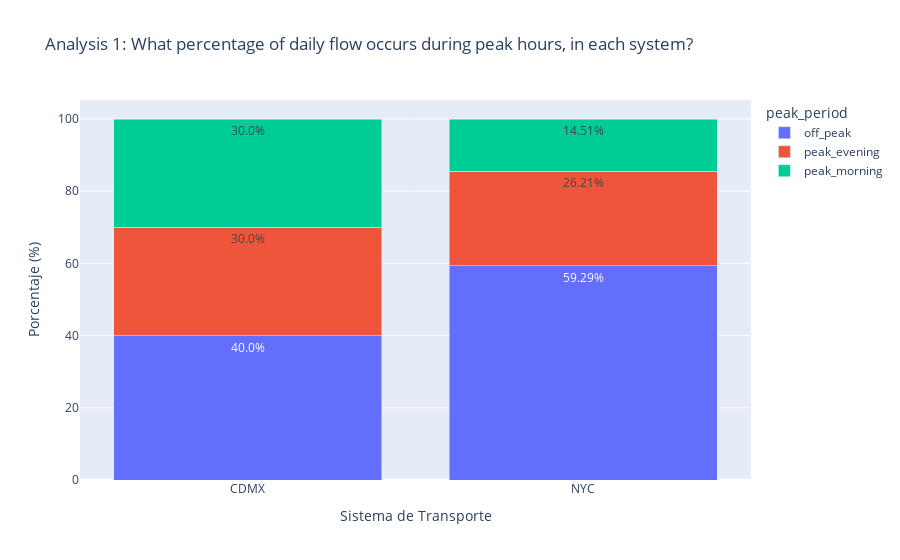

Notebook code cell kept with this figure:
### Code cell
import plotly.express as px

# CDMX ya actualizado arriba

# NYC: agrupación por periodo
nyc_totals = agg_nyc.groupby("peak_period")["total_entries"].sum().reset_index()
nyc_totals["system"] = "NYC"

# CDMX: agrupación por periodo
cdmx_totals = agg_cdmx_melted.groupby("peak_period")["total_entries"].sum().reset_index()
cdmx_totals["system"] = "CDMX"

# Combinar
combined_totals = pd.concat([cdmx_totals, nyc_totals], ignore_index=True)

# Convertir a porcentaje
combined_totals["percent"] = combined_totals.groupby("system")["total_entries"].transform(lambda x: x / x.sum() * 100)

# Graficar
fig = px.bar(
    combined_totals,
    x="system",
    y="percent",
    color="peak_period",
    text=combined_totals["percent"].round(2).astype(str) + '%',
    barmode="stack",
    title="Analysis 1: What percentage of daily flow occurs during peak hours, in each system?",
    labels={"percent": "Porcentaje de entradas", "system": "Sistema"}
)

fig.update_layout(yaxis_title="Porcentaje (%)", xaxis_title="Sistema de Transporte")
fig.show()

### Figure 1 — Plotly figure (JSON) as saved in the notebook; plotly's stock layout.template omitted (floating-point values rounded to 4 significant figures)
{"data": [{"alignmentgroup": "True", "hovertemplate": "peak_period=off_peak<br>Sistema=%{x}<br>Porcentaje de entradas=%{y}<br>text=%{text}<extra></extra>", "legendgroup": "off_peak", "marker": {"color": "#636efa", "pattern": {"shape": ""}}, "name": "off_peak", "offsetgroup": "off_peak", "orientation": "v", "showlegend": true, "text": ["40.0%", "59.29%"], "textposition": "auto", "type": "bar", "x": ["CDMX", "NYC"], "xaxis": "x", "y": [40, 59.29], "yaxis": "y"}, {"alignmentgroup": "True", "hovertemplate": "peak_period=peak_evening<br>Sistema=%{x}<br>Porcentaje de entradas=%{y}<br>text=%{text}<extra></extra>", "legendgroup": "peak_evening", "marker": {"color": "#EF553B", "pattern": {"shape": ""}}, "name": "peak_evening", "offsetgroup": "peak_evening", "orientation": "v", "showlegend": true, "text": ["30.0%", "26.21%"], "textposition": "auto", "type": "bar", "x": ["CDMX", "NYC"], "xaxis": "x", "y": [30, 26.21], "yaxis": "y"}, {"alignmentgroup": "True", "hovertemplate": "peak_period=peak_morning<br>Sistema=%{x}<br>Porcentaje de entradas=%{y}<br>text=%{text}<extra></extra>", "legendgroup": "peak_morning", "marker": {"color": "#00cc96", "pattern": {"shape": ""}}, "name": "peak_morning", "offsetgroup": "peak_morning", "orientation": "v", "showlegend": true, "text": ["30.0%", "14.51%"], "textposition": "auto", "type": "bar", "x": ["CDMX", "NYC"], "xaxis": "x", "y": [30, 14.51], "yaxis": "y"}], "layout": {"autosize": true, "barmode": "stack", "legend": {"title": {"text": "peak_period"}, "tracegroupgap": 0}, "title": {"text": "Analysis 1: What percentage of daily flow occurs during peak hours, in each system?"}, "xaxis": {"anchor": "y", "autorange": true, "domain": [0, 1], "range": [-0.5, 1.5], "title": {"text": "Sistema de Transporte"}, "type": "category"}, "yaxis": {"anchor": "x", "autorange": true, "domain": [0, 1], "range": [0, 105.3], "title": {"text": "Porcentaje (%)"}, "type": "linear"}}}
